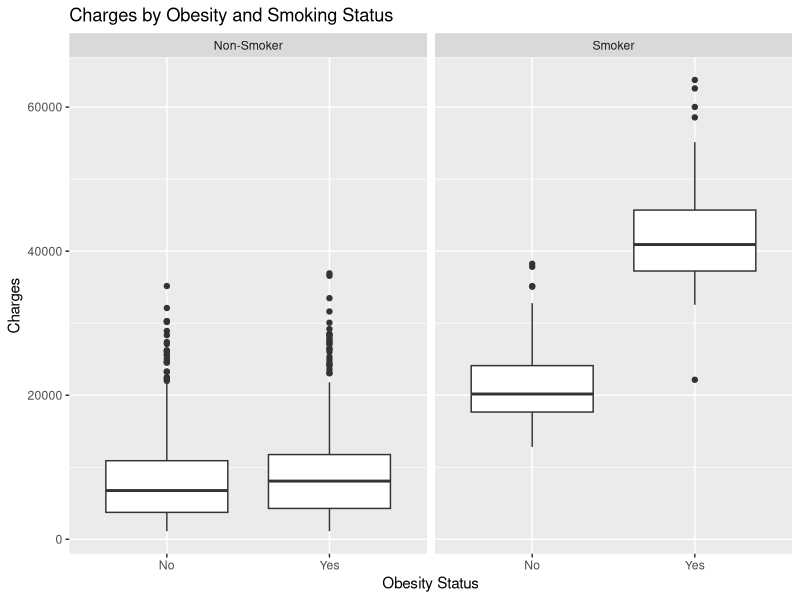

Recreate this plot in R.
## ---- chunk 1
knitr::opts_chunk$set(echo = TRUE)
## ---- chunk 2
#Remove all Objects in the Environment
remove(list = ls()) #only if you want to delete everything in your environment

#Load necessary libraries
library(tidyverse)
library(palmerpenguins)

#Create a copy of the penguins dataset in the Environment
data(penguins)

#Read in kc housing data
kc <- read.csv("kc1000v5.csv")

#Example 5 data set
L2_insurance_dataset <- read.csv("L02_Insurance_m.csv")
## ---- chunk 3
penguins %>%
  group_by(species) %>%
  summarize(N = n(),
            MeanMass = mean(body_mass_g),
            MedianMass = median(body_mass_g),
            StdDevMass = sd(body_mass_g))
## ---- chunk 4
penguins %>%
  group_by(species) %>%
  summarize(N = n(),
            MeanMass = mean(body_mass_g, na.rm = TRUE),
            MedianMass = median(body_mass_g, na.rm = TRUE),
            StdDevMass = sd(body_mass_g, na.rm = TRUE))
## ---- chunk 5
#Alternative Method

#Create dataset for each species and calculate values; repeat for each species
df1 <- filter(penguins, species == "Adelie")
nrow(df1)
mean(df1$body_mass_g, na.rm = TRUE)
median(df1$body_mass_g, na.rm = TRUE)
sd(df1$body_mass_g, na.rm = TRUE)

df2 <- filter(penguins, species == "Chinstrap")
nrow(df2)
mean(df2$body_mass_g, na.rm = TRUE)
median(df2$body_mass_g, na.rm = TRUE)
sd(df2$body_mass_g, na.rm = TRUE)    

df3 <- filter(penguins, species == "Gentoo")
nrow(df3)
mean(df3$body_mass_g, na.rm = TRUE)
median(df3$body_mass_g, na.rm = TRUE)
sd(df3$body_mass_g, na.rm = TRUE)
## ---- chunk 6
#Calculate medical charges by region for smokers over 40
## ---- chunk 7
#Create data frames required for the plot
## ---- chunk 8
#Create visualization
## ---- chunk 9
#create obesity variable
Ins <-
  L2_insurance_dataset %>%
    mutate(obese = ifelse(bmi >= 30, "Yes", "No"))

# create a second smoking smoking status variable for labels
Ins1 <-
  Ins %>%
  mutate(smokerLabels = ifelse(smoker == "yes", "Smoker", "Non-Smoker"))

#create the plot
ggplot(data = Ins1, mapping = aes(x = obese, y = charges)) +
  geom_boxplot() +
  facet_grid(.~smokerLabels) +
  labs(x = "Obesity Status", y = "Charges", title = "Charges by Obesity and Smoking Status")
## ---- chunk 10
penguins %>%
  group_by(species) %>%
  summarize(N = n(), 
            MedBodyMass = median(body_mass_g, na.rm = TRUE),
            StdDevBodyMass = sd(body_mass_g, na.rm = TRUE))
